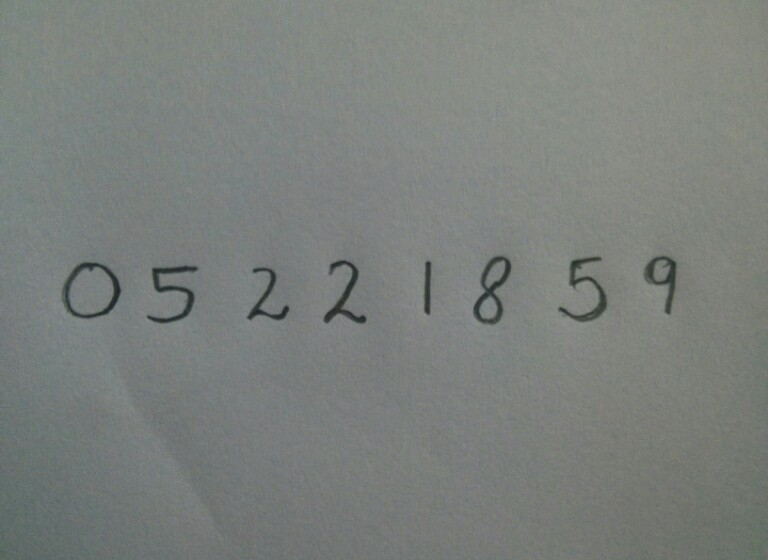
#> input picture test.jpg, 768 x 560 px
$ jupyter execute --allow-errors test_svm_digits.ipynb
#> lines starting #> are read from the running program, lines starting #| are printed output that depends on the picture; after the words box and inside, x2 and y2 are one past the last pixel; in counts of white or black regions, pixels touching at a corner belong together
[cell 1]
#le but de cette partie est de predire les chiffres sur une nouvelle image
#qui contient une suite de degits manuscrits à partir du modéle SVM sauvegardé
#predire la classe de chaque digits

[cell 2]
import cv2
import joblib
from skimage.feature import hog
import numpy as np

#> (a cell that did not finish here is left out)

[cell 4]
image = cv2.imread('test.jpg')
#> image is the input picture: shape (560, 768, 3); mean B, G, R 123.9, 127.4, 123
cv2.imshow('original image',image)
cv2.waitKey(0)
#cv2.destroyAllwindows()

[cell 5]
#pour faire la prediction ,on dois separer et decouper chaque degit et predire chaque degits aparts

[cell 6]
#convertir l'image en niveau de gris
im_gray = cv2.cvtColor(image, cv2.COLOR_BGR2GRAY)
cv2.imshow("image en niveaux de gris",im_gray)
cv2.waitKey(0)

[cell 7]
#application de filtre gaussian pour eliminer le bruit
im_gaussian = cv2.GaussianBlur(im_gray,(5,5), 0)
cv2.imshow("image filtrée ",im_gray)
cv2.waitKey(0)

[cell 8]
#binariser l'mage pour trouver les contours
ret, im_th = cv2.threshold(im_gaussian,90,255,cv2.THRESH_BINARY_INV)#si >90 O sinon 1
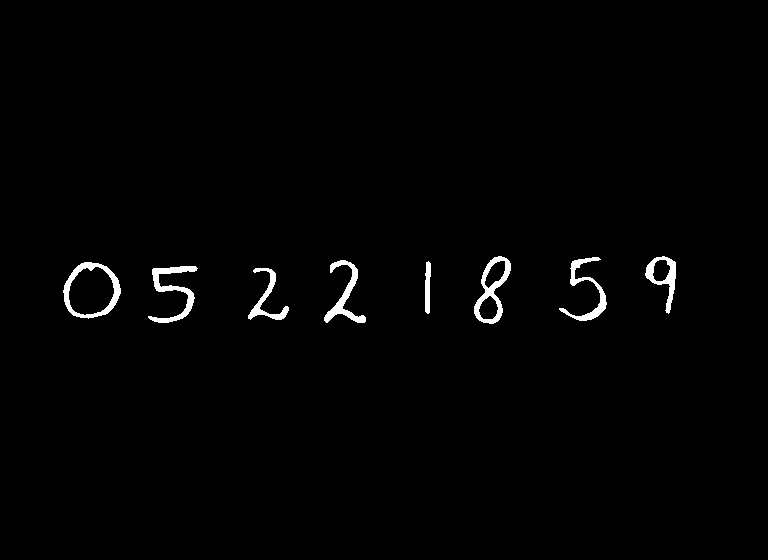
#> im_th: shape (560, 768); 1.2% white; 8 white regions
cv2.imshow('Image Binaire',im_th)
cv2.imshow("image binaire",im_th)
cv2.waitKey(0)
#cv2.destroyALLwindows()

[cell 9]
#trouver les contours dans une image
ctrs, hier =cv2.findContours(im_th.copy(),cv2.RETR_EXTERNAL, cv2.CHAIN_APPROX_SIMPLE)#au lieu d'avoir tous le spoints de contour,on vas avoir que
#> ctrs = 8 contours; box (x1, y1, x2, y2) and area: (63, 262, 121, 319) 2436, (474, 256, 511, 324) 1370, (645, 256, 676, 314) 795, (148, 266, 198, 323) 694, (324, 260, 366, 323) 620, (559, 257, 607, 321) 573, (248, 268, 289, 320) 444, (425, 261, 431, 314) 202
#les points interessants qui vont me delimiter le contour, dans le cas d'un rectangle, il faut que 2 points pour dessiner le rectangle
#dont l ebut de ne pas aborder le memoire

[cell 10]
#dessiner un rectangle pour chaque contour
rects=[cv2.boundingRect(ctr) for ctr in ctrs]#boundingRect il nous genere x,y,w(la largeur),h(la hauteur) pour dessiner le 2eme point
#> rects = [(248, 268, 41, 52), (148, 266, 50, 57), (63, 262, 58, 57), (425, 261, 6, 53), (324, 260, 42, 63), (559, 257, 48, 64), (645, 256, 31, 58), (474, 256, 37, 68)]
print(rects)
#| [(248, 268, 41, 52), (148, 266, 50, 57), (63, 262, 58, 57), (425, 261, 6, 53), (324, 260, 42, 63), (559, 257, 48, 64), (645, 256, 31, 58), (474, 256, 37, 68)]
